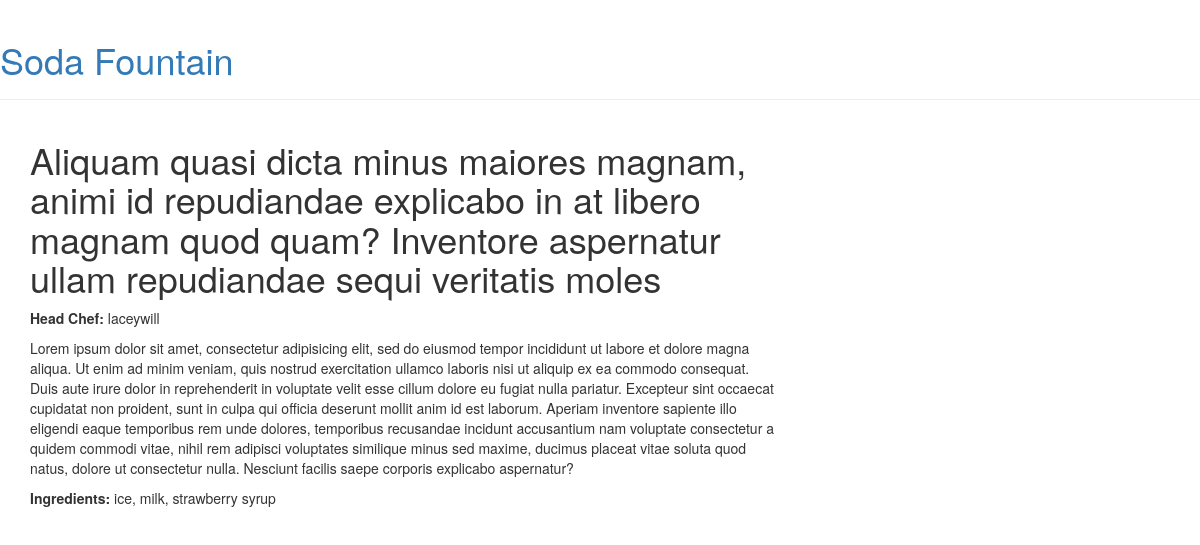
Screenshot of /menu/item/14/ with the database file from the repository.
### menu/models.py (models this page shows, shortened)
class Item(models.Model):
    name = models.CharField(max_length=200)
    description = models.TextField()
    chef = models.ForeignKey('auth.User', models.CASCADE)
    created_date = models.DateTimeField(default=timezone.now)
    standard = models.BooleanField(default=False)
    ingredients = models.ManyToManyField('Ingredient')

class Ingredient(models.Model):
    name = models.CharField(max_length=200)
    def __str__(self):
        return self.name

### menu/views.py (the view)
# urls.py: url(r'^menu/item/(?P<pk>\d+)/$', views.item_detail, name='item_detail'),
def item_detail(request, pk):
    try:
        item = Item.objects.get(pk=pk)
    except ObjectDoesNotExist:
        raise Http404
    return render(request, 'menu/detail_item.html', {'item': item})

### menu/templates/menu/detail_item.html (shortened to what this page needs)
{% extends 'layout.html' %}
{% block content %}
<div class="content container">
    <div class="row">
        <div class="col-md-8">
            <div class="post">
                <h1>{{ item.name }}</h1>
                <p><strong>Head Chef:</strong> {{ item.chef }}</p>
                <p>{{ item.description }}</p>
                <p><strong>Ingredients: </strong>{{ item.ingredients.all|join:", " }}</p>
            </div>
        </div>
    </div>
</div>
{% endblock %}

### rows the page displays
Item: name "Aliquam quasi dicta minus maiores magnam, animi id repudiandae explicabo in at libero magnam quod quam? Inventore aspernatur ullam repudiandae sequi veritatis moles", chef "laceywill", description "Lorem ipsum dolor sit amet, consectetur adipisicing elit, sed do eiusmod tempor incididunt ut labore et dolore magna aliqua. Ut enim ad minim veniam, quis nostrud exercitation ullamco laboris nisi ut aliquip ex ea commodo consequat. Duis aute irure dolor in reprehenderit in voluptate velit esse cillum dolore eu fugiat nulla pariatur. Excepteur sint occaecat cupidatat non proident, sunt in culpa qui officia deserunt mollit anim id est laborum. Aperiam inventore sapiente illo eligendi eaque temporibus rem unde dolores, temporibus recusandae incidunt accusantium nam voluptate consectetur a quidem commodi vitae, nihil rem adipisci voluptates similique minus sed maxime, ducimus placeat vitae…", ingredients.all "ice, milk, strawberry syrup"
